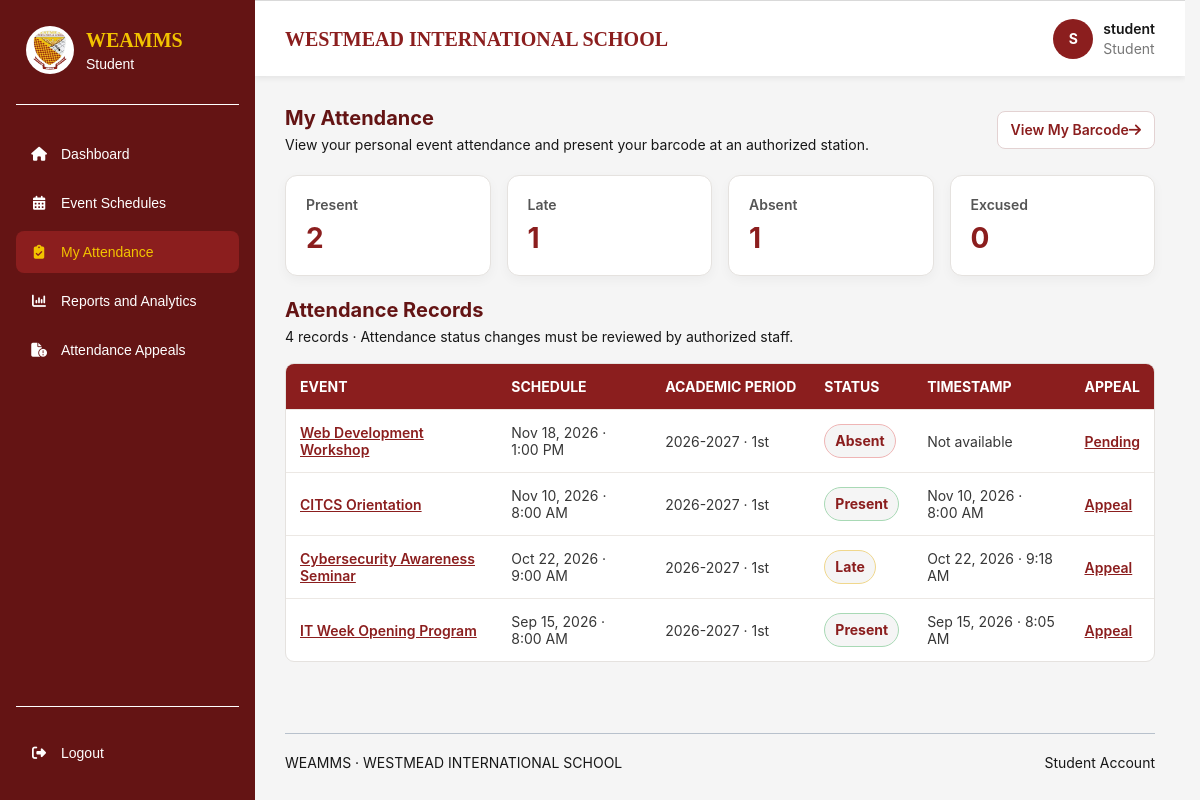
Screenshot of /student/attendance/index.php (signed in) with the database file from the repository.
### tables this page shows
CREATE TABLE `event_attendance` (
  `attendance_id` bigint(20) UNSIGNED NOT NULL,
  `event_id` bigint(20) UNSIGNED NOT NULL,
  `student_id` bigint(20) UNSIGNED NOT NULL,
  `attendance_status` enum('present','late','absent','excused') NOT NULL DEFAULT 'absent',
  `check_in_at` datetime DEFAULT NULL,
  `recorded_by_user_id` bigint(20) UNSIGNED DEFAULT NULL,
  `record_source` enum('barcode','department_head','appeal','system') NOT NULL DEFAULT 'barcode',
  `remarks` varchar(500) DEFAULT NULL,
  `created_at` timestamp NOT NULL DEFAULT current_timestamp(),
  `updated_at` timestamp NOT NULL DEFAULT current_timestamp() ON UPDATE current_timestamp()
);

CREATE TABLE `events` (
  `event_id` bigint(20) UNSIGNED NOT NULL,
  `department_id` bigint(20) UNSIGNED NOT NULL,
  `requested_by` bigint(20) UNSIGNED NOT NULL,
  `academic_period_id` bigint(20) UNSIGNED NOT NULL,
  `event_title` varchar(200) NOT NULL,
  `event_description` text DEFAULT NULL,
  `venue` varchar(200) DEFAULT NULL,
  `start_at` datetime NOT NULL,
  `end_at` datetime NOT NULL,
  `attendance_opens_at` datetime DEFAULT NULL,
  `attendance_closes_at` datetime DEFAULT NULL,
  `event_status` enum('pending','approved','rejected','cancelled','cancellation_requested','completed') NOT NULL DEFAULT 'pending',
  `admin_reviewed_by` bigint(20) UNSIGNED DEFAULT NULL,
  `admin_reviewed_at` datetime DEFAULT NULL,
  `admin_remarks` text DEFAULT NULL,
  `cancellation_requested_at` datetime DEFAULT NULL,
  `cancellation_requested_by` bigint(20) UNSIGNED DEFAULT NULL,
  `cancellation_request_remarks` text DEFAULT NULL,
  `created_at` timestamp NOT NULL DEFAULT current_timestamp(),
  `updated_at` timestamp NOT NULL DEFAULT current_timestamp() ON UPDATE current_timestamp()
);

CREATE TABLE `academic_periods` (
  `academic_period_id` bigint(20) UNSIGNED NOT NULL,
  `academic_year` varchar(20) NOT NULL,
  `semester` enum('1st','2nd','Summer','Other') NOT NULL DEFAULT '1st',
  `start_date` date NOT NULL,
  `end_date` date NOT NULL,
  `is_current` tinyint(1) NOT NULL DEFAULT 0,
  `created_at` timestamp NOT NULL DEFAULT current_timestamp()
);

CREATE TABLE `attendance_appeals` (
  `appeal_id` bigint(20) UNSIGNED NOT NULL,
  `attendance_id` bigint(20) UNSIGNED NOT NULL,
  `student_id` bigint(20) UNSIGNED NOT NULL,
  `appeal_reason` text NOT NULL,
  `evidence_path` varchar(500) DEFAULT NULL,
  `appeal_status` enum('pending','approved','rejected','withdrawn') NOT NULL DEFAULT 'pending',
  `reviewed_by_department_head_id` bigint(20) UNSIGNED DEFAULT NULL,
  `reviewed_at` datetime DEFAULT NULL,
  `reviewer_remarks` text DEFAULT NULL,
  `submitted_at` timestamp NOT NULL DEFAULT current_timestamp(),
  `updated_at` timestamp NOT NULL DEFAULT current_timestamp() ON UPDATE current_timestamp()
);

### includes/student_context.php (called while the page is built, shortened)
<?php
$studentBaseUrl = BASE_URL;
function studentEscape(mixed $value): string
{
    return htmlspecialchars((string) $value, ENT_QUOTES, 'UTF-8');
}
function studentDateTime(
    ?string $value,
    string $format = 'M j, Y · g:i A'
): string {
    if (!$value) {
        return 'Not available';
    }
    $timestamp = strtotime($value);
    return $timestamp === false
        ? 'Not available'
        : date($format, $timestamp);
}

### student/attendance/index.php (the view, shortened to what this page needs)
<?php
require_once __DIR__ . '/../../includes/student_context.php';
require_once __DIR__ . '/../../includes/student_layout_start.php';
$attendanceStmt = $pdo->prepare(
    "SELECT ea.attendance_id, ea.attendance_status, ea.check_in_at,
            ea.remarks, ea.record_source, e.event_id, e.event_title,
            e.start_at, e.end_at, ap.academic_year, ap.semester,
            aa.appeal_id, aa.appeal_status, aa.reviewer_remarks
     FROM event_attendance ea
     INNER JOIN events e ON e.event_id = ea.event_id
     INNER JOIN academic_periods ap ON ap.academic_period_id = e.academic_period_id
     LEFT JOIN attendance_appeals aa
        ON aa.appeal_id = (
            SELECT aa_latest.appeal_id
            FROM attendance_appeals aa_latest
            WHERE aa_latest.attendance_id = ea.attendance_id
              AND aa_latest.student_id = ea.student_id
            ORDER BY aa_latest.submitted_at DESC, aa_latest.appeal_id DESC
            LIMIT 1
        )
     WHERE ea.student_id = ?
     ORDER BY e.start_at DESC, ea.attendance_id DESC"
);
$attendanceStmt->execute([$studentId]);
$records = $attendanceStmt->fetchAll(PDO::FETCH_ASSOC);
$summary = ['present' => 0, 'late' => 0, 'absent' => 0, 'excused' => 0];
foreach ($records as $record) {
    if (isset($summary[$record['attendance_status']])) {
        $summary[$record['attendance_status']]++;
    }
}
?>
<section class="dashboard-section student-module-page">
    <div class="section-heading">
        <div>
            <h2>My Attendance</h2>
            <p>View your personal event attendance and present your barcode at an authorized station.</p>
        </div>
        <a class="management-button" href="<?= studentEscape($studentBaseUrl) ?>/student/attendance/scan.php">View My Barcode</a>
    </div>
    <div class="student-attendance-stats student-attendance-summary">
        <div>
            <dt>Present</dt>
            <dd><?= $summary['present'] ?></dd>
        </div>
        <div>
            <dt>Late</dt>
            <dd><?= $summary['late'] ?></dd>
        </div>
        <div>
            <dt>Absent</dt>
            <dd><?= $summary['absent'] ?></dd>
        </div>
        <div>
            <dt>Excused</dt>
            <dd><?= $summary['excused'] ?></dd>
        </div>
    </div>
    <div class="student-content-panel">
        <div class="section-heading">
            <div>
                <h2>Attendance Records</h2>
                <p><?= count($records) ?> records · Attendance status changes must be reviewed by authorized staff.</p>
            </div>
        </div>
        <?php if ($records === []): ?>
            <div class="empty-state"><strong>No attendance records yet</strong>
                <p>Once an authorized attendance station records your scan, your record will appear here.</p>
            </div>
        <?php else: ?>
            <div class="student-table-wrap">
                <table class="student-table">
                    <thead>
                        <tr>
                            <th scope="col">Event</th>
                            <th scope="col">Schedule</th>
                            <th scope="col">Academic period</th>
                            <th scope="col">Status</th>
                            <th scope="col">Timestamp</th>
                            <th scope="col">Appeal</th>
                        </tr>
                    </thead>
                    <tbody>
                        <?php foreach ($records as $record): ?>
                            <tr>
                                <td data-label="Event"><a href="<?= studentEscape($studentBaseUrl) ?>/student/events/view.php?id=<?= (int) $record['event_id'] ?>"><?= studentEscape($record['event_title']) ?></a></td>
                                <td data-label="Schedule"><?= studentEscape(studentDateTime($record['start_at'])) ?></td>
                                <td data-label="Academic period"><?= studentEscape($record['academic_year']) ?> · <?= studentEscape($record['semester']) ?></td>
                                <td data-label="Status"><span class="status-pill status-<?= studentEscape($record['attendance_status']) ?>"><?= studentEscape(ucfirst($record['attendance_status'])) ?></span></td>
                                <td data-label="Timestamp"><?= studentEscape(studentDateTime($record['check_in_at'])) ?></td>
                                <td data-label="Appeal">
                                    <?php if ($record['appeal_id']): ?>
                                        <a href="<?= studentEscape($studentBaseUrl) ?>/student/appeals/view.php?id=<?= (int) $record['appeal_id'] ?>">
                                            <?= studentEscape(ucfirst($record['appeal_status'])) ?>
                                        </a>
                                    <?php else: ?>
                                        <a href="<?= studentEscape($studentBaseUrl) ?>/student/appeals/create.php?attendance_id=<?= (int) $record['attendance_id'] ?>">Appeal</a>
                                    <?php endif; ?>
                                </td>
                            </tr>
                        <?php endforeach; ?>
                    </tbody>
                </table>
            </div>
        <?php endif; ?>
    </div>
</section>
<?php require __DIR__ . '/../../includes/footer.php'; ?>
</main>
</body>
</html>

### rows the page displays
event_attendance: event.event_title "Web Development Workshop", event.start_at "Nov 18, 2026 · 1:00 PM", academic_periods.academic_year "2026-2027", academic_periods.semester "1st", attendance_status "Absent", check_in_at "Not available", attendance_appeals.appeal_status "Pending"
event_attendance: event.event_title "CITCS Orientation", event.start_at "Nov 10, 2026 · 8:00 AM", academic_periods.academic_year "2026-2027", academic_periods.semester "1st", attendance_status "Present", check_in_at "Nov 10, 2026 · 8:00 AM"
event_attendance: event.event_title "Cybersecurity Awareness Seminar", event.start_at "Oct 22, 2026 · 9:00 AM", academic_periods.academic_year "2026-2027", academic_periods.semester "1st", attendance_status "Late", check_in_at "Oct 22, 2026 · 9:18 AM"
event_attendance: event.event_title "IT Week Opening Program", event.start_at "Sep 15, 2026 · 8:00 AM", academic_periods.academic_year "2026-2027", academic_periods.semester "1st", attendance_status "Present", check_in_at "Sep 15, 2026 · 8:05 AM"

### other values shown
str_replace('_', ' ', $role) "Student"
$label "Dashboard"
$label "Event Schedules"
$label "My Attendance"
$label "Reports and Analytics"
$label "Attendance Appeals"
$initial "S"
$username "student"
$userRole "Student"
$summary['present'] "2"
$summary['late'] "1"
$summary['absent'] "1"
$summary['excused'] "0"
count($records) "4"
$footerRoleLabel "Student"
